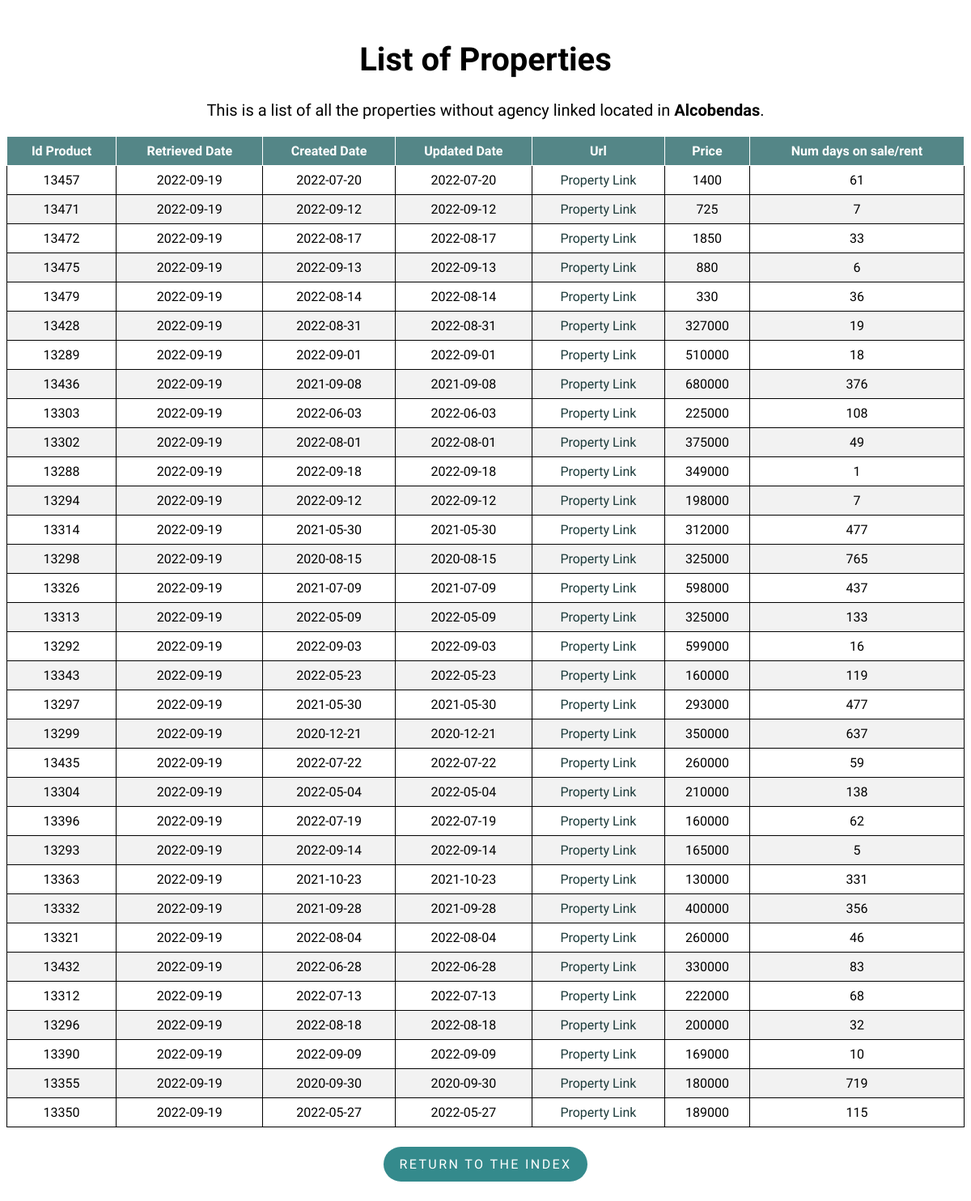
Page /property/Alcobendas on the committed database.
### flask-app/read_db.py (models this page shows)
class Property(db.Model):
    __tablename__ = 'properties'
    id_product = db.Column(db.Integer, primary_key=True)
    retrieved_date = db.Column(db.Date)
    created_date = db.Column(db.Date)
    url = db.Column(db.Text)
    mobile = db.Column(db.Integer)
    agency = db.Column(db.Text)
    real_estate_id = db.Column(db.Integer)
    price = db.Column(db.Integer)
    type_id = db.Column(db.Integer)
    trans_type_id = db.Column(db.Integer)
    location = db.Column(db.Text)
    num_days = db.Column(db.Integer)
    updated_date = db.Column(db.Date)

### flask-app/read_db.py (the view)
@app.route('/property/<location>', methods=['GET', 'POST'])
def property(location):
    properties = Property.query.filter_by(
        type_id=1, location=location).order_by(Property.url).distinct()
    return render_template('list.html', properties=properties, location=location)

### flask-app/templates/list.html (shortened to what this page needs)
<!DOCTYPE html>
<html lang="en">
<head>
    <link rel="stylesheet" type="text/css" href="{{ url_for('static', filename='styles/style.css') }}">
    <link rel="stylesheet" type="text/css" href="{{ url_for('static', filename='styles/tablesort.css') }}">
</head>
<body>
    <h1 class="list_header" style="font-size:40px;">List of Properties</h1>
    <p class="list_header" style="margin-top: 25px;font-size:20px;">This is a list of all the properties without agency linked located in
        <strong>{{ location }}</strong>.
    </p>
    <table class="table table-sortable">
        <thead>
            <tr>
                <th>Id Product</th>
                <th>Retrieved Date</th>
                <th>Created Date</th>
                <th>Updated Date</th>
                <th>Url</th>
                <th>Price</th>
                <th>Num days on sale/rent</th>
            </tr>
        </thead>
        <tbody>
            {% for property in properties %}
            <tr>
                <td>{{ property.id_product }}</td>
                <td>{{ property.retrieved_date }}</td>
                <td>{{ property.created_date }}</td>
                <td>{{ property.updated_date }}</td>
                <td>
                    <a class="property_link" href={{ property.url }}>Property Link</a>
                </td>
                <td><a>{{ property.price }}</a></td>
                <td>{{ property.num_days }}</td>
            </tr>
            {% endfor %}
        </tbody>
    </table>
    <div class = "btn_container">
        <p class="return_btn"><a class = "btn_link" href="{{ url_for('index') }}">Return to the index</a></p>
    </div>
</body>
</html>

### flask-app/static/styles/style.css (style rules this page uses)
body { font-family: 'Muli','Open Sans','Open Sans-fallback',sans-serif; }
table, th, td { border: 1px solid; }
table { width: 100%; border-collapse: collapse; }
th, td { text-align: center; padding: 8px; }
tr:nth-child(even) { background-color: #f2f2f2 }
th { background-color: rgb(84, 134, 135); color: white; }
.index_header, .list_header { margin-top: 50px; text-align: center; }
a.property_link { text-decoration: none; }
a.property_link:link, a.property_link:visited { color: rgb(28, 58, 58); }
.return_btn { display: inline-block; padding: .75rem 1.25rem; border-radius: 10rem; text-transform: uppercase; font-size: 1rem; letter-spacing: .15rem; transition: all .3s; position: relative; overflow: hidden; z-index: 1; background-color: rgb(52, 138, 140); }
.btn_link { text-decoration: none; color: #fff; }
.btn_container { margin-top: 8px; display: flex; justify-content: center; align-items: center; }

### flask-app/static/styles/tablesort.css (style rules this page uses)
.table-sortable th { cursor: pointer; }

### rows in the picture
Property: id_product "13457", retrieved_date "2022-09-19", created_date "2022-07-20", updated_date "2022-07-20", price "1400", num_days "61"
Property: id_product "13471", retrieved_date "2022-09-19", created_date "2022-09-12", updated_date "2022-09-12", price "725", num_days "7"
Property: id_product "13472", retrieved_date "2022-09-19", created_date "2022-08-17", updated_date "2022-08-17", price "1850", num_days "33"
Property: id_product "13475", retrieved_date "2022-09-19", created_date "2022-09-13", updated_date "2022-09-13", price "880", num_days "6"
Property: id_product "13479", retrieved_date "2022-09-19", created_date "2022-08-14", updated_date "2022-08-14", price "330", num_days "36"
Property: id_product "13428", retrieved_date "2022-09-19", created_date "2022-08-31", updated_date "2022-08-31", price "327000", num_days "19"
Property: id_product "13289", retrieved_date "2022-09-19", created_date "2022-09-01", updated_date "2022-09-01", price "510000", num_days "18"
Property: id_product "13436", retrieved_date "2022-09-19", created_date "2021-09-08", updated_date "2021-09-08", price "680000", num_days "376"
Property: id_product "13303", retrieved_date "2022-09-19", created_date "2022-06-03", updated_date "2022-06-03", price "225000", num_days "108"
Property: id_product "13302", retrieved_date "2022-09-19", created_date "2022-08-01", updated_date "2022-08-01", price "375000", num_days "49"
Property: id_product "13288", retrieved_date "2022-09-19", created_date "2022-09-18", updated_date "2022-09-18", price "349000", num_days "1"
Property: id_product "13294", retrieved_date "2022-09-19", created_date "2022-09-12", updated_date "2022-09-12", price "198000", num_days "7"
Property: id_product "13314", retrieved_date "2022-09-19", created_date "2021-05-30", updated_date "2021-05-30", price "312000", num_days "477"
Property: id_product "13298", retrieved_date "2022-09-19", created_date "2020-08-15", updated_date "2020-08-15", price "325000", num_days "765"
Property: id_product "13326", retrieved_date "2022-09-19", created_date "2021-07-09", updated_date "2021-07-09", price "598000", num_days "437"
Property: id_product "13313", retrieved_date "2022-09-19", created_date "2022-05-09", updated_date "2022-05-09", price "325000", num_days "133"
Property: id_product "13292", retrieved_date "2022-09-19", created_date "2022-09-03", updated_date "2022-09-03", price "599000", num_days "16"
Property: id_product "13343", retrieved_date "2022-09-19", created_date "2022-05-23", updated_date "2022-05-23", price "160000", num_days "119"
Property: id_product "13297", retrieved_date "2022-09-19", created_date "2021-05-30", updated_date "2021-05-30", price "293000", num_days "477"
Property: id_product "13299", retrieved_date "2022-09-19", created_date "2020-12-21", updated_date "2020-12-21", price "350000", num_days "637"
Property: id_product "13435", retrieved_date "2022-09-19", created_date "2022-07-22", updated_date "2022-07-22", price "260000", num_days "59"
Property: id_product "13304", retrieved_date "2022-09-19", created_date "2022-05-04", updated_date "2022-05-04", price "210000", num_days "138"
Property: id_product "13396", retrieved_date "2022-09-19", created_date "2022-07-19", updated_date "2022-07-19", price "160000", num_days "62"
Property: id_product "13293", retrieved_date "2022-09-19", created_date "2022-09-14", updated_date "2022-09-14", price "165000", num_days "5"
Property: id_product "13363", retrieved_date "2022-09-19", created_date "2021-10-23", updated_date "2021-10-23", price "130000", num_days "331"
Property: id_product "13332", retrieved_date "2022-09-19", created_date "2021-09-28", updated_date "2021-09-28", price "400000", num_days "356"
Property: id_product "13321", retrieved_date "2022-09-19", created_date "2022-08-04", updated_date "2022-08-04", price "260000", num_days "46"
Property: id_product "13432", retrieved_date "2022-09-19", created_date "2022-06-28", updated_date "2022-06-28", price "330000", num_days "83"
Property: id_product "13312", retrieved_date "2022-09-19", created_date "2022-07-13", updated_date "2022-07-13", price "222000", num_days "68"
Property: id_product "13296", retrieved_date "2022-09-19", created_date "2022-08-18", updated_date "2022-08-18", price "200000", num_days "32"
Property: id_product "13390", retrieved_date "2022-09-19", created_date "2022-09-09", updated_date "2022-09-09", price "169000", num_days "10"
Property: id_product "13355", retrieved_date "2022-09-19", created_date "2020-09-30", updated_date "2020-09-30", price "180000", num_days "719"
Property: id_product "13350", retrieved_date "2022-09-19", created_date "2022-05-27", updated_date "2022-05-27", price "189000", num_days "115"

### other values in the picture
{{ location }} "Alcobendas"
